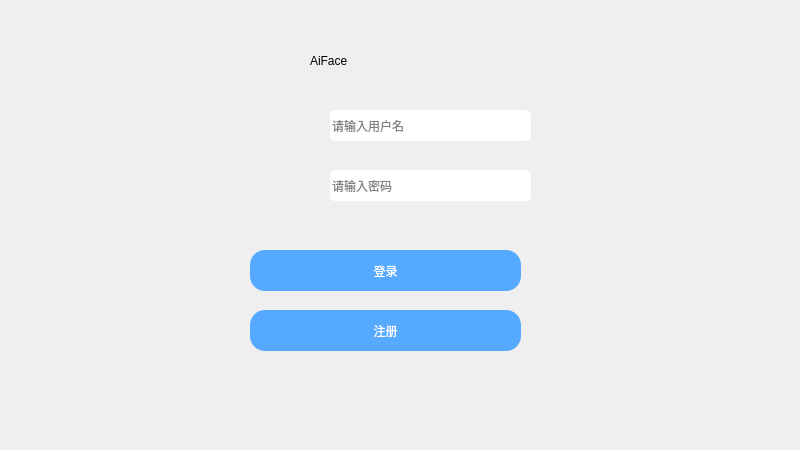
<?xml version="1.0" encoding="UTF-8"?>
<ui version="4.0">
 <class>MainWindow</class>
 <widget class="QMainWindow" name="MainWindow">
  <property name="geometry">
   <rect>
    <x>0</x>
    <y>0</y>
    <width>800</width>
    <height>450</height>
   </rect>
  </property>
  <property name="windowTitle">
   <string>AiFace</string>
  </property>
  <widget class="QWidget" name="mainWindow">
   <widget class="QLabel" name="logo_name">
    <property name="geometry">
     <rect>
      <x>310</x>
      <y>30</y>
      <width>171</width>
      <height>61</height>
     </rect>
    </property>
    <property name="styleSheet">
     <string notr="true">font: 30pt &quot;Bauhaus 93&quot;;</string>
    </property>
    <property name="text">
     <string>AiFace</string>
    </property>
   </widget>
   <widget class="QLineEdit" name="edit_username">
    <property name="geometry">
     <rect>
      <x>330</x>
      <y>110</y>
      <width>201</width>
      <height>31</height>
     </rect>
    </property>
    <property name="styleSheet">
     <string notr="true">QLineEdit{
	border-radius:5px;
	border:1px black solid;
}
QLineEdit:hover{
	background:yellow;
	padding:2px;

}</string>
    </property>
    <property name="placeholderText">
     <string>请输入用户名</string>
    </property>
   </widget>
   <widget class="QLineEdit" name="edit_password">
    <property name="geometry">
     <rect>
      <x>330</x>
      <y>170</y>
      <width>201</width>
      <height>31</height>
     </rect>
    </property>
    <property name="styleSheet">
     <string notr="true">QLineEdit{
	border-radius:5px;
	border:1px black solid;
}
QLineEdit:hover{
	background:yellow;
	padding:2px;

}</string>
    </property>
    <property name="echoMode">
     <enum>QLineEdit::Password</enum>
    </property>
    <property name="placeholderText">
     <string>请输入密码</string>
    </property>
   </widget>
   <widget class="QPushButton" name="btn_login">
    <property name="geometry">
     <rect>
      <x>250</x>
      <y>250</y>
      <width>271</width>
      <height>41</height>
     </rect>
    </property>
    <property name="styleSheet">
     <string notr="true">QPushButton{
background-color: rgb(85, 170, 255);
color: rgb(255, 255, 255);
font: 11pt &quot;Arial&quot;;
border-radius:15px;
}
QPushButton:hover{
	
	background-color: rgb(0, 85, 255);
}</string>
    </property>
    <property name="text">
     <string>登录</string>
    </property>
   </widget>
   <widget class="QPushButton" name="btn_register">
    <property name="geometry">
     <rect>
      <x>250</x>
      <y>310</y>
      <width>271</width>
      <height>41</height>
     </rect>
    </property>
    <property name="styleSheet">
     <string notr="true">QPushButton{
background-color: rgb(85, 170, 255);
color: rgb(255, 255, 255);
font: 11pt &quot;Arial&quot;;
border-radius:15px;
}
QPushButton:hover{
	
	background-color: rgb(0, 85, 255);
}</string>
    </property>
    <property name="text">
     <string>注册</string>
    </property>
   </widget>
   <widget class="QPushButton" name="close_btn">
    <property name="geometry">
     <rect>
      <x>750</x>
      <y>20</y>
      <width>30</width>
      <height>30</height>
     </rect>
    </property>
    <property name="styleSheet">
     <string notr="true">border:none</string>
    </property>
    <property name="text">
     <string/>
    </property>
    <property name="icon">
     <iconset>
      <normaloff>img/close.png</normaloff>img/close.png</iconset>
    </property>
    <property name="iconSize">
     <size>
      <width>30</width>
      <height>30</height>
     </size>
    </property>
   </widget>
   <widget class="QPushButton" name="min_btn">
    <property name="geometry">
     <rect>
      <x>710</x>
      <y>20</y>
      <width>30</width>
      <height>30</height>
     </rect>
    </property>
    <property name="styleSheet">
     <string notr="true">border:none</string>
    </property>
    <property name="text">
     <string/>
    </property>
    <property name="icon">
     <iconset>
      <normaloff>img/min.png</normaloff>img/min.png</iconset>
    </property>
    <property name="iconSize">
     <size>
      <width>30</width>
      <height>30</height>
     </size>
    </property>
   </widget>
   <widget class="QPushButton" name="user_lgo">
    <property name="geometry">
     <rect>
      <x>260</x>
      <y>113</y>
      <width>31</width>
      <height>28</height>
     </rect>
    </property>
    <property name="styleSheet">
     <string notr="true">width:30px;
height:30px;
border:none;</string>
    </property>
    <property name="text">
     <string/>
    </property>
    <property name="icon">
     <iconset>
      <normaloff>img/reg_user.png</normaloff>img/reg_user.png</iconset>
    </property>
    <property name="iconSize">
     <size>
      <width>30</width>
      <height>30</height>
     </size>
    </property>
   </widget>
   <widget class="QPushButton" name="pad_logo">
    <property name="geometry">
     <rect>
      <x>260</x>
      <y>170</y>
      <width>31</width>
      <height>28</height>
     </rect>
    </property>
    <property name="styleSheet">
     <string notr="true">width:30px;
height:30px;
border:none;</string>
    </property>
    <property name="text">
     <string/>
    </property>
    <property name="icon">
     <iconset>
      <normaloff>img/reg_psd.png</normaloff>img/reg_psd.png</iconset>
    </property>
    <property name="iconSize">
     <size>
      <width>30</width>
      <height>30</height>
     </size>
    </property>
   </widget>
  </widget>
 </widget>
 <resources/>
 <connections/>
</ui>
